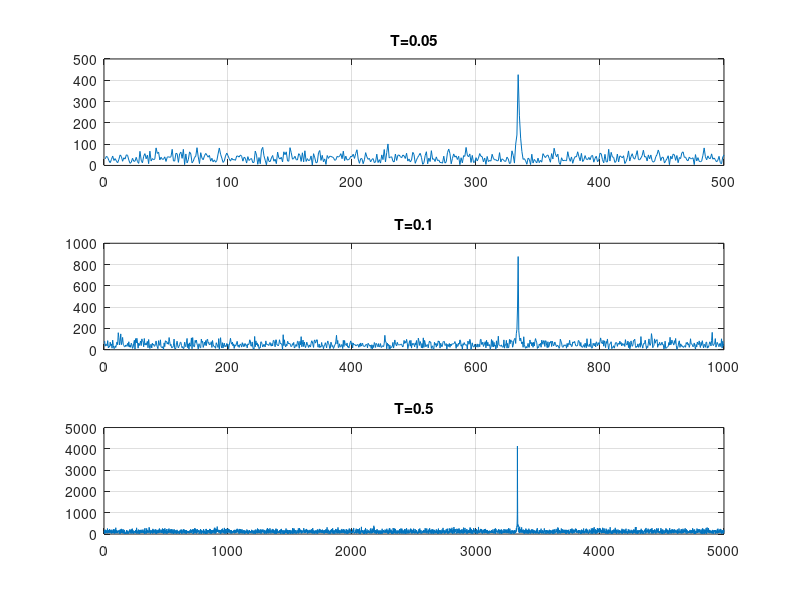

Recreate this plot in MATLAB.
clear;clc;  
prf=1e4;

T=0.05;
N=T/prf;%N=500
for n=1:1:500
    x(n) = 1*exp(i*2*pi*(2/3)*1e4*T*n/N);
end
subplot(3,1,1);
y = awgn(x,-5);
F=fft(y);
plot(abs(F));
title('T=0.05');
grid on;

T=0.1;
N=T/prf;%N=1000
for n=1:1:1000
    x(n) = 1*exp(i*2*pi*(2/3)*1e4*T*n/N);
end
subplot(3,1,2);
y = awgn(x,-5);
F=fft(y);
plot(abs(F));
title('T=0.1');
grid on;

T=0.5;
N=T/prf;%N=5000
for n=1:1:5000
    x(n) = 1*exp(i*2*pi*(2/3)*1e4*T*n/N);
end
subplot(3,1,3);
y = awgn(x,-5);
F=fft(y);
plot(abs(F));
title('T=0.5');
grid on;